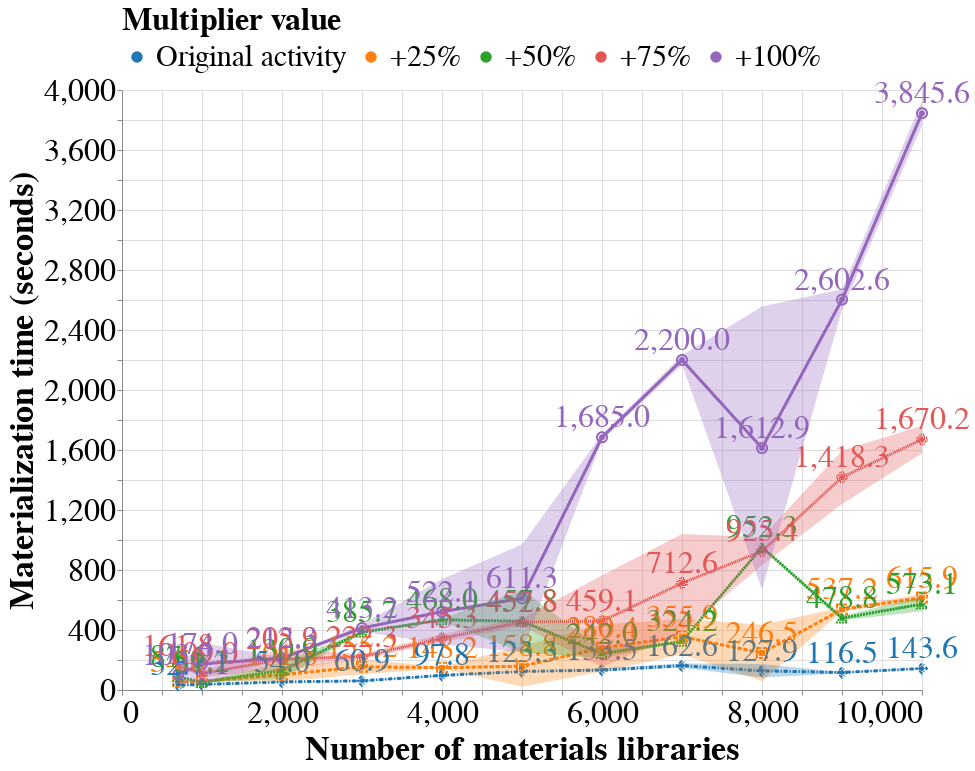

Write notebook code for a chart like this one.
### Code cell
chart = alt.Chart(materialization_times).mark_line().encode(
    x=alt.X('n_samples', title="Number of materials libraries"),
    y=alt.Y('mean(real_time)', title="Materialization time (seconds)"),
            #scale=alt.Scale(domain=[-500, materialization_times["real_time"].max()]), 
            #axis=alt.Axis(format=".1f", values=y_ticks)),
    color=alt.Color(
        'multiplier',
        sort=['Original activity', '+25%', '+50%', '+75%', '+100%'], 
        legend=alt.Legend(
            title="Multiplier value",
            orient="top"
        )
    ),
    shape=alt.Shape('multiplier', legend=None),
    strokeDash=alt.StrokeDash('multiplier', legend=None)
).properties(
    width=800,
    height=600
)

line = chart.mark_line(size=3)
points = chart.mark_point(size=100)

text_1 = chart.mark_text(
    align='center',
    baseline='middle',
    dx=0,
    dy=-20
).encode(
    text=alt.condition(
        alt.datum.multiplier != "No multiplier",
        alt.Text('mean(real_time):Q', format=",.1f"),
        alt.value('')
    )
)

text_2 = chart.mark_text(
    align='center',
    baseline='middle',
    dx=0,
    dy=-20
).encode(
    text=alt.condition(
        alt.datum.multiplier == "No multiplier",
        alt.Text('mean(real_time):Q', format=",.1f"),
        alt.value('')
    )
)

error_bands = alt.Chart(materialization_times).mark_errorband(extent='stdev').encode(
    x='n_samples:Q',
    y=alt.Y('real_time:Q', title='Materialization time (seconds)'),
    color=alt.Color(
        'multiplier:N',
        sort=['Original activity', '+25%', '+50%', '+75%', '+100%'],
        legend=None
    )
)

chart = (chart + line + points + text_1 + text_2 + error_bands)

chart.save('real_materialization_time_per_n_samples.pdf')
#chart.save('real_materialization_time_per_n_samples.png')
chart

### Figure 1 — Vega specification as saved in the notebook (floating-point values rounded to 4 significant figures)
{"$schema": "https://vega.github.io/schema/vega/v5.json", "data": [{"name": "source_0"}, {"name": "data_0"}, {"name": "data_1", "values": [{"n_samples": 704, "multiplier": "+25%", "mean_real_time": 53.98}, {"n_samples": 1000, "multiplier": "+25%", "mean_real_time": 58.15}, {"n_samples": 2000, "multiplier": "+25%", "mean_real_time": 101.8}, {"n_samples": 3000, "multiplier": "+25%", "mean_real_time": 155.2}, {"n_samples": 4000, "multiplier": "+25%", "mean_real_time": 148.2}, {"n_samples": 5000, "multiplier": "+25%", "mean_real_time": 158.8}, {"n_samples": 6000, "multiplier": "+25%", "mean_real_time": 280.4}, {"n_samples": 7000, "multiplier": "+25%", "mean_real_time": 355.9}, {"n_samples": 8000, "multiplier": "+25%", "mean_real_time": 246.5}, {"n_samples": 9000, "multiplier": "+25%", "mean_real_time": 537.2}, {"n_samples": 10000, "multiplier": "+25%", "mean_real_time": 615.9}, {"n_samples": 704, "multiplier": "Original activity", "mean_real_time": 32.75}, {"n_samples": 1000, "multiplier": "Original activity", "mean_real_time": 37.14}, {"n_samples": 2000, "multiplier": "Original activity", "mean_real_time": 53.95}, {"n_samples": 3000, "multiplier": "Original activity", "mean_real_time": 60.91}, {"n_samples": 4000, "multiplier": "Original activity", "mean_real_time": 97.83}, {"n_samples": 5000, "multiplier": "Original activity", "mean_real_time": 123.3}, {"n_samples": 6000, "multiplier": "Original activity", "mean_real_time": 133.5}, {"n_samples": 7000, "multiplier": "Original activity", "mean_real_time": 162.6}, {"n_samples": 8000, "multiplier": "Original activity", "mean_real_time": 127.9}, {"n_samples": 9000, "multiplier": "Original activity", "mean_real_time": 116.5}, {"n_samples": 10000, "multiplier": "Original activity", "mean_real_time": 143.6}, {"n_samples": 704, "multiplier": "+50%", "mean_real_time": 87.64}, {"n_samples": 1000, "multiplier": "+50%", "mean_real_time": 51.2}, {"n_samples": 2000, "multiplier": "+50%", "mean_real_time": 130.9}, {"n_samples": 3000, "multiplier": "+50%", "mean_real_time": 385.7}, {"n_samples": 4000, "multiplier": "+50%", "mean_real_time": 468.0}, {"n_samples": 5000, "multiplier": "+50%", "mean_real_time": 457.8}, {"n_samples": 6000, "multiplier": "+50%", "mean_real_time": 242.0}, {"n_samples": 7000, "multiplier": "+50%", "mean_real_time": 324.2}, {"n_samples": 8000, "multiplier": "+50%", "mean_real_time": 952.3}, {"n_samples": 9000, "multiplier": "+50%", "mean_real_time": 478.8}, {"n_samples": 10000, "multiplier": "+50%", "mean_real_time": 573.1}, {"n_samples": 704, "multiplier": "+75%", "mean_real_time": 161.8}, {"n_samples": 1000, "multiplier": "+75%", "mean_real_time": 109.0}, {"n_samples": 2000, "multiplier": "+75%", "mean_real_time": 205.9}, {"n_samples": 3000, "multiplier": "+75%", "mean_real_time": 222.3}, {"n_samples": 4000, "multiplier": "+75%", "mean_real_time": 345.3}, {"n_samples": 5000, "multiplier": "+75%", "mean_real_time": 452.8}, {"n_samples": 6000, "multiplier": "+75%", "mean_real_time": 459.1}, {"n_samples": 7000, "multiplier": "+75%", "mean_real_time": 712.6}, {"n_samples": 8000, "multiplier": "+75%", "mean_real_time": 925.4}, {"n_samples": 9000, "multiplier": "+75%", "mean_real_time": 1418.0}, {"n_samples": 10000, "multiplier": "+75%", "mean_real_time": 1670.0}, {"n_samples": 704, "multiplier": "+100%", "mean_real_time": 103.2}, {"n_samples": 1000, "multiplier": "+100%", "mean_real_time": 174.0}, {"n_samples": 2000, "multiplier": "+100%", "mean_real_time": 212.3}, {"n_samples": 3000, "multiplier": "+100%", "mean_real_time": 413.2}, {"n_samples": 4000, "multiplier": "+100%", "mean_real_time": 522.1}, {"n_samples": 5000, "multiplier": "+100%", "mean_real_time": 611.3}, {"n_samples": 6000, "multiplier": "+100%", "mean_real_time": 1685.0}, {"n_samples": 7000, "multiplier": "+100%", "mean_real_time": 2200.0}, {"n_samples": 8000, "multiplier": "+100%", "mean_real_time": 1613.0}, {"n_samples": 9000, "multiplier": "+100%", "mean_real_time": 2603.0}, {"n_samples": 10000, "multiplier": "+100%", "mean_real_time": 3846.0}]}, {"name": "data_2", "values": [{"mean_real_time": 53.98, "multiplier": "+25%", "n_samples": 704}, {"mean_real_time": 58.15, "multiplier": "+25%", "n_samples": 1000}, {"mean_real_time": 101.8, "multiplier": "+25%", "n_samples": 2000}, {"mean_real_time": 155.2, "multiplier": "+25%", "n_samples": 3000}, {"mean_real_time": 148.2, "multiplier": "+25%", "n_samples": 4000}, {"mean_real_time": 158.8, "multiplier": "+25%", "n_samples": 5000}, {"mean_real_time": 280.4, "multiplier": "+25%", "n_samples": 6000}, {"mean_real_time": 355.9, "multiplier": "+25%", "n_samples": 7000}, {"mean_real_time": 246.5, "multiplier": "+25%", "n_samples": 8000}, {"mean_real_time": 537.2, "multiplier": "+25%", "n_samples": 9000}, {"mean_real_time": 615.9, "multiplier": "+25%", "n_samples": 10000}, {"mean_real_time": 32.75, "multiplier": "Original activity", "n_samples": 704}, {"mean_real_time": 37.14, "multiplier": "Original activity", "n_samples": 1000}, {"mean_real_time": 53.95, "multiplier": "Original activity", "n_samples": 2000}, {"mean_real_time": 60.91, "multiplier": "Original activity", "n_samples": 3000}, {"mean_real_time": 97.83, "multiplier": "Original activity", "n_samples": 4000}, {"mean_real_time": 123.3, "multiplier": "Original activity", "n_samples": 5000}, {"mean_real_time": 133.5, "multiplier": "Original activity", "n_samples": 6000}, {"mean_real_time": 162.6, "multiplier": "Original activity", "n_samples": 7000}, {"mean_real_time": 127.9, "multiplier": "Original activity", "n_samples": 8000}, {"mean_real_time": 116.5, "multiplier": "Original activity", "n_samples": 9000}, {"mean_real_time": 143.6, "multiplier": "Original activity", "n_samples": 10000}, {"mean_real_time": 87.64, "multiplier": "+50%", "n_samples": 704}, {"mean_real_time": 51.2, "multiplier": "+50%", "n_samples": 1000}, {"mean_real_time": 130.9, "multiplier": "+50%", "n_samples": 2000}, {"mean_real_time": 385.7, "multiplier": "+50%", "n_samples": 3000}, {"mean_real_time": 468.0, "multiplier": "+50%", "n_samples": 4000}, {"mean_real_time": 457.8, "multiplier": "+50%", "n_samples": 5000}, {"mean_real_time": 242.0, "multiplier": "+50%", "n_samples": 6000}, {"mean_real_time": 324.2, "multiplier": "+50%", "n_samples": 7000}, {"mean_real_time": 952.3, "multiplier": "+50%", "n_samples": 8000}, {"mean_real_time": 478.8, "multiplier": "+50%", "n_samples": 9000}, {"mean_real_time": 573.1, "multiplier": "+50%", "n_samples": 10000}, {"mean_real_time": 161.8, "multiplier": "+75%", "n_samples": 704}, {"mean_real_time": 109.0, "multiplier": "+75%", "n_samples": 1000}, {"mean_real_time": 205.9, "multiplier": "+75%", "n_samples": 2000}, {"mean_real_time": 222.3, "multiplier": "+75%", "n_samples": 3000}, {"mean_real_time": 345.3, "multiplier": "+75%", "n_samples": 4000}, {"mean_real_time": 452.8, "multiplier": "+75%", "n_samples": 5000}, {"mean_real_time": 459.1, "multiplier": "+75%", "n_samples": 6000}, {"mean_real_time": 712.6, "multiplier": "+75%", "n_samples": 7000}, {"mean_real_time": 925.4, "multiplier": "+75%", "n_samples": 8000}, {"mean_real_time": 1418.0, "multiplier": "+75%", "n_samples": 9000}, {"mean_real_time": 1670.0, "multiplier": "+75%", "n_samples": 10000}, {"mean_real_time": 103.2, "multiplier": "+100%", "n_samples": 704}, {"mean_real_time": 174.0, "multiplier": "+100%", "n_samples": 1000}, {"mean_real_time": 212.3, "multiplier": "+100%", "n_samples": 2000}, {"mean_real_time": 413.2, "multiplier": "+100%", "n_samples": 3000}, {"mean_real_time": 522.1, "multiplier": "+100%", "n_samples": 4000}, {"mean_real_time": 611.3, "multiplier": "+100%", "n_samples": 5000}, {"mean_real_time": 1685.0, "multiplier": "+100%", "n_samples": 6000}, {"mean_real_time": 2200.0, "multiplier": "+100%", "n_samples": 7000}, {"mean_real_time": 1613.0, "multiplier": "+100%", "n_samples": 8000}, {"mean_real_time": 2603.0, "multiplier": "+100%", "n_samples": 9000}, {"mean_real_time": 3846.0, "multiplier": "+100%", "n_samples": 10000}]}, {"name": "data_3", "values": [{"multiplier": "+25%", "n_samples": 704, "extent_real_time": 1.587, "center_real_time": 53.98, "upper_real_time": 55.57, "lower_real_time": 52.39, "color_multiplier_sort_index": 1.0, "tooltip_multiplier_sort_index": 1.0}, {"multiplier": "+25%", "n_samples": 1000, "extent_real_time": 2.734, "center_real_time": 58.15, "upper_real_time": 60.88, "lower_real_time": 55.42, "color_multiplier_sort_index": 1.0, "tooltip_multiplier_sort_index": 1.0}, {"multiplier": "+25%", "n_samples": 2000, "extent_real_time": 45.22, "center_real_time": 101.8, "upper_real_time": 147.1, "lower_real_time": 56.62, "color_multiplier_sort_index": 1.0, "tooltip_multiplier_sort_index": 1.0}, {"multiplier": "+25%", "n_samples": 3000, "extent_real_time": 50.16, "center_real_time": 155.2, "upper_real_time": 205.3, "lower_real_time": 105.0, "color_multiplier_sort_index": 1.0, "tooltip_multiplier_sort_index": 1.0}, {"multiplier": "+25%", "n_samples": 4000, "extent_real_time": 5.459, "center_real_time": 148.2, "upper_real_time": 153.7, "lower_real_time": 142.8, "color_multiplier_sort_index": 1.0, "tooltip_multiplier_sort_index": 1.0}, {"multiplier": "+25%", "n_samples": 5000, "extent_real_time": 137.0, "center_real_time": 158.8, "upper_real_time": 295.8, "lower_real_time": 21.85, "color_multiplier_sort_index": 1.0, "tooltip_multiplier_sort_index": 1.0}, {"multiplier": "+25%", "n_samples": 6000, "extent_real_time": 156.6, "center_real_time": 280.4, "upper_real_time": 437.0, "lower_real_time": 123.8, "color_multiplier_sort_index": 1.0, "tooltip_multiplier_sort_index": 1.0}, {"multiplier": "+25%", "n_samples": 7000, "extent_real_time": 119.5, "center_real_time": 355.9, "upper_real_time": 475.5, "lower_real_time": 236.4, "color_multiplier_sort_index": 1.0, "tooltip_multiplier_sort_index": 1.0}, {"multiplier": "+25%", "n_samples": 8000, "extent_real_time": 188.0, "center_real_time": 246.5, "upper_real_time": 434.5, "lower_real_time": 58.47, "color_multiplier_sort_index": 1.0, "tooltip_multiplier_sort_index": 1.0}, {"multiplier": "+25%", "n_samples": 9000, "extent_real_time": 12.85, "center_real_time": 537.2, "upper_real_time": 550.0, "lower_real_time": 524.3, "color_multiplier_sort_index": 1.0, "tooltip_multiplier_sort_index": 1.0}, {"multiplier": "+25%", "n_samples": 10000, "extent_real_time": 24.2, "center_real_time": 615.9, "upper_real_time": 640.1, "lower_real_time": 591.7, "color_multiplier_sort_index": 1.0, "tooltip_multiplier_sort_index": 1.0}, {"multiplier": "Original activity", "n_samples": 704, "extent_real_time": 2.938, "center_real_time": 32.75, "upper_real_time": 35.69, "lower_real_time": 29.81, "color_multiplier_sort_index": 0.0, "tooltip_multiplier_sort_index": 0.0}, {"multiplier": "Original activity", "n_samples": 1000, "extent_real_time": 4.139, "center_real_time": 37.14, "upper_real_time": 41.27, "lower_real_time": 33.0, "color_multiplier_sort_index": 0.0, "tooltip_multiplier_sort_index": 0.0}, {"multiplier": "Original activity", "n_samples": 2000, "extent_real_time": 1.486, "center_real_time": 53.95, "upper_real_time": 55.44, "lower_real_time": 52.47, "color_multiplier_sort_index": 0.0, "tooltip_multiplier_sort_index": 0.0}, {"multiplier": "Original activity", "n_samples": 3000, "extent_real_time": 4.469, "center_real_time": 60.91, "upper_real_time": 65.38, "lower_real_time": 56.45, "color_multiplier_sort_index": 0.0, "tooltip_multiplier_sort_index": 0.0}, {"multiplier": "Original activity", "n_samples": 4000, "extent_real_time": 7.81, "center_real_time": 97.83, "upper_real_time": 105.6, "lower_real_time": 90.02, "color_multiplier_sort_index": 0.0, "tooltip_multiplier_sort_index": 0.0}, {"multiplier": "Original activity", "n_samples": 5000, "extent_real_time": 2.932, "center_real_time": 123.3, "upper_real_time": 126.2, "lower_real_time": 120.4, "color_multiplier_sort_index": 0.0, "tooltip_multiplier_sort_index": 0.0}, {"multiplier": "Original activity", "n_samples": 6000, "extent_real_time": 10.85, "center_real_time": 133.5, "upper_real_time": 144.3, "lower_real_time": 122.6, "color_multiplier_sort_index": 0.0, "tooltip_multiplier_sort_index": 0.0}, {"multiplier": "Original activity", "n_samples": 7000, "extent_real_time": 14.87, "center_real_time": 162.6, "upper_real_time": 177.5, "lower_real_time": 147.8, "color_multiplier_sort_index": 0.0, "tooltip_multiplier_sort_index": 0.0}, {"multiplier": "Original activity", "n_samples": 8000, "extent_real_time": 44.8, "center_real_time": 127.9, "upper_real_time": 172.7, "lower_real_time": 83.12, "color_multiplier_sort_index": 0.0, "tooltip_multiplier_sort_index": 0.0}, {"multiplier": "Original activity", "n_samples": 9000, "extent_real_time": 4.248, "center_real_time": 116.5, "upper_real_time": 120.8, "lower_real_time": 112.3, "color_multiplier_sort_index": 0.0, "tooltip_multiplier_sort_index": 0.0}, {"multiplier": "Original activity", "n_samples": 10000, "extent_real_time": 5.061, "center_real_time": 143.6, "upper_real_time": 148.6, "lower_real_time": 138.5, "color_multiplier_sort_index": 0.0, "tooltip_multiplier_sort_index": 0.0}, {"multiplier": "+50%", "n_samples": 704, "extent_real_time": 2.956, "center_real_time": 87.64, "upper_real_time": 90.6, "lower_real_time": 84.69, "color_multiplier_sort_index": 2.0, "tooltip_multiplier_sort_index": 2.0}, {"multiplier": "+50%", "n_samples": 1000, "extent_real_time": 1.743, "center_real_time": 51.2, "upper_real_time": 52.95, "lower_real_time": 49.46, "color_multiplier_sort_index": 2.0, "tooltip_multiplier_sort_index": 2.0}, {"multiplier": "+50%", "n_samples": 2000, "extent_real_time": 56.65, "center_real_time": 130.9, "upper_real_time": 187.5, "lower_real_time": 74.25, "color_multiplier_sort_index": 2.0, "tooltip_multiplier_sort_index": 2.0}, {"multiplier": "+50%", "n_samples": 3000, "extent_real_time": 5.401, "center_real_time": 385.7, "upper_real_time": 391.1, "lower_real_time": 380.3, "color_multiplier_sort_index": 2.0, "tooltip_multiplier_sort_index": 2.0}, {"multiplier": "+50%", "n_samples": 4000, "extent_real_time": 9.071, "center_real_time": 468.0, "upper_real_time": 477.1, "lower_real_time": 458.9, "color_multiplier_sort_index": 2.0, "tooltip_multiplier_sort_index": 2.0}, {"multiplier": "+50%", "n_samples": 5000, "extent_real_time": 210.0, "center_real_time": 457.8, "upper_real_time": 667.8, "lower_real_time": 247.8, "color_multiplier_sort_index": 2.0, "tooltip_multiplier_sort_index": 2.0}, {"multiplier": "+50%", "n_samples": 6000, "extent_real_time": 29.36, "center_real_time": 242.0, "upper_real_time": 271.4, "lower_real_time": 212.7, "color_multiplier_sort_index": 2.0, "tooltip_multiplier_sort_index": 2.0}, {"multiplier": "+50%", "n_samples": 7000, "extent_real_time": 3.848, "center_real_time": 324.2, "upper_real_time": 328.0, "lower_real_time": 320.3, "color_multiplier_sort_index": 2.0, "tooltip_multiplier_sort_index": 2.0}, {"multiplier": "+50%", "n_samples": 8000, "extent_real_time": 6.339, "center_real_time": 952.3, "upper_real_time": 958.6, "lower_real_time": 946.0, "color_multiplier_sort_index": 2.0, "tooltip_multiplier_sort_index": 2.0}, {"multiplier": "+50%", "n_samples": 9000, "extent_real_time": 15.44, "center_real_time": 478.8, "upper_real_time": 494.2, "lower_real_time": 463.3, "color_multiplier_sort_index": 2.0, "tooltip_multiplier_sort_index": 2.0}, {"multiplier": "+50%", "n_samples": 10000, "extent_real_time": 47.68, "center_real_time": 573.1, "upper_real_time": 620.7, "lower_real_time": 525.4, "color_multiplier_sort_index": 2.0, "tooltip_multiplier_sort_index": 2.0}, {"multiplier": "+75%", "n_samples": 704, "extent_real_time": 1.989, "center_real_time": 161.8, "upper_real_time": 163.8, "lower_real_time": 159.8, "color_multiplier_sort_index": 3.0, "tooltip_multiplier_sort_index": 3.0}, {"multiplier": "+75%", "n_samples": 1000, "extent_real_time": 22.81, "center_real_time": 109.0, "upper_real_time": 131.8, "lower_real_time": 86.17, "color_multiplier_sort_index": 3.0, "tooltip_multiplier_sort_index": 3.0}, {"multiplier": "+75%", "n_samples": 2000, "extent_real_time": 69.32, "center_real_time": 205.9, "upper_real_time": 275.2, "lower_real_time": 136.5, "color_multiplier_sort_index": 3.0, "tooltip_multiplier_sort_index": 3.0}, {"multiplier": "+75%", "n_samples": 3000, "extent_real_time": 18.08, "center_real_time": 222.3, "upper_real_time": 240.4, "lower_real_time": 204.3, "color_multiplier_sort_index": 3.0, "tooltip_multiplier_sort_index": 3.0}, {"multiplier": "+75%", "n_samples": 4000, "extent_real_time": 27.8, "center_real_time": 345.3, "upper_real_time": 373.1, "lower_real_time": 317.5, "color_multiplier_sort_index": 3.0, "tooltip_multiplier_sort_index": 3.0}, {"multiplier": "+75%", "n_samples": 5000, "extent_real_time": 25.28, "center_real_time": 452.8, "upper_real_time": 478.0, "lower_real_time": 427.5, "color_multiplier_sort_index": 3.0, "tooltip_multiplier_sort_index": 3.0}, {"multiplier": "+75%", "n_samples": 6000, "extent_real_time": 305.0, "center_real_time": 459.1, "upper_real_time": 764.1, "lower_real_time": 154.2, "color_multiplier_sort_index": 3.0, "tooltip_multiplier_sort_index": 3.0}, {"multiplier": "+75%", "n_samples": 7000, "extent_real_time": 328.1, "center_real_time": 712.6, "upper_real_time": 1041.0, "lower_real_time": 384.5, "color_multiplier_sort_index": 3.0, "tooltip_multiplier_sort_index": 3.0}, {"multiplier": "+75%", "n_samples": 8000, "extent_real_time": 93.46, "center_real_time": 925.4, "upper_real_time": 1019.0, "lower_real_time": 832.0, "color_multiplier_sort_index": 3.0, "tooltip_multiplier_sort_index": 3.0}, {"multiplier": "+75%", "n_samples": 9000, "extent_real_time": 178.3, "center_real_time": 1418.0, "upper_real_time": 1597.0, "lower_real_time": 1240.0, "color_multiplier_sort_index": 3.0, "tooltip_multiplier_sort_index": 3.0}, {"multiplier": "+75%", "n_samples": 10000, "extent_real_time": 91.57, "center_real_time": 1670.0, "upper_real_time": 1762.0, "lower_real_time": 1579.0, "color_multiplier_sort_index": 3.0, "tooltip_multiplier_sort_index": 3.0}, {"multiplier": "+100%", "n_samples": 704, "extent_real_time": 53.41, "center_real_time": 103.2, "upper_real_time": 156.6, "lower_real_time": 49.76, "color_multiplier_sort_index": 4.0, "tooltip_multiplier_sort_index": 4.0}, {"multiplier": "+100%", "n_samples": 1000, "extent_real_time": 141.5, "center_real_time": 174.0, "upper_real_time": 315.5, "lower_real_time": 32.53, "color_multiplier_sort_index": 4.0, "tooltip_multiplier_sort_index": 4.0}, {"multiplier": "+100%", "n_samples": 2000, "extent_real_time": 3.576, "center_real_time": 212.3, "upper_real_time": 215.9, "lower_real_time": 208.7, "color_multiplier_sort_index": 4.0, "tooltip_multiplier_sort_index": 4.0}, {"multiplier": "+100%", "n_samples": 3000, "extent_real_time": 23.72, "center_real_time": 413.2, "upper_real_time": 436.9, "lower_real_time": 389.5, "color_multiplier_sort_index": 4.0, "tooltip_multiplier_sort_index": 4.0}, {"multiplier": "+100%", "n_samples": 4000, "extent_real_time": 217.8, "center_real_time": 522.1, "upper_real_time": 739.9, "lower_real_time": 304.3, "color_multiplier_sort_index": 4.0, "tooltip_multiplier_sort_index": 4.0}, {"multiplier": "+100%", "n_samples": 5000, "extent_real_time": 359.1, "center_real_time": 611.3, "upper_real_time": 970.4, "lower_real_time": 252.2, "color_multiplier_sort_index": 4.0, "tooltip_multiplier_sort_index": 4.0}, {"multiplier": "+100%", "n_samples": 6000, "extent_real_time": 18.54, "center_real_time": 1685.0, "upper_real_time": 1704.0, "lower_real_time": 1666.0, "color_multiplier_sort_index": 4.0, "tooltip_multiplier_sort_index": 4.0}, {"multiplier": "+100%", "n_samples": 7000, "extent_real_time": 30.98, "center_real_time": 2200.0, "upper_real_time": 2231.0, "lower_real_time": 2169.0, "color_multiplier_sort_index": 4.0, "tooltip_multiplier_sort_index": 4.0}, {"multiplier": "+100%", "n_samples": 8000, "extent_real_time": 943.6, "center_real_time": 1613.0, "upper_real_time": 2557.0, "lower_real_time": 669.2, "color_multiplier_sort_index": 4.0, "tooltip_multiplier_sort_index": 4.0}, {"multiplier": "+100%", "n_samples": 9000, "extent_real_time": 68.45, "center_real_time": 2603.0, "upper_real_time": 2671.0, "lower_real_time": 2534.0, "color_multiplier_sort_index": 4.0, "tooltip_multiplier_sort_index": 4.0}, {"multiplier": "+100%", "n_samples": 10000, "extent_real_time": 82.29, "center_real_time": 3846.0, "upper_real_time": 3928.0, "lower_real_time": 3763.0, "color_multiplier_sort_index": 4.0, "tooltip_multiplier_sort_index": 4.0}]}, {"name": "data_0_color_domain_multiplier_0", "values": [{"multiplier": "+25%", "sort_field": 1.0}, {"multiplier": "Original activity", "sort_field": 0.0}, {"multiplier": "+50%", "sort_field": 2.0}, {"multiplier": "+75%", "sort_field": 3.0}, {"multiplier": "+100%", "sort_field": 4.0}]}, {"name": "data_3_color_domain_multiplier_1", "values": [{"multiplier": "+25%", "sort_field": 1.0}, {"multiplier": "Original activity", "sort_field": 0.0}, {"multiplier": "+50%", "sort_field": 2.0}, {"multiplier": "+75%", "sort_field": 3.0}, {"multiplier": "+100%", "sort_field": 4.0}]}, {"name": "data_1_strokeDash_domain_multiplier_0", "values": [{"multiplier": "+25%"}, {"multiplier": "Original activity"}, {"multiplier": "+50%"}, {"multiplier": "+75%"}, {"multiplier": "+100%"}]}, {"name": "data_2_strokeDash_domain_multiplier_1", "values": [{"multiplier": "+25%"}, {"multiplier": "Original activity"}, {"multiplier": "+50%"}, {"multiplier": "+75%"}, {"multiplier": "+100%"}]}, {"name": "data_2_shape_domain_multiplier", "values": [{"multiplier": "+25%"}, {"multiplier": "Original activity"}, {"multiplier": "+50%"}, {"multiplier": "+75%"}, {"multiplier": "+100%"}]}], "marks": [{"type": "group", "name": "layer_0_layer_0_pathgroup", "from": {"facet": {"data": "data_1", "name": "faceted_path_layer_0_layer_0_main", "groupby": ["multiplier", "multiplier"]}}, "encode": {"update": {"width": {"field": {"signal": null, "datum": null, "group": "width", "parent": null}}, "height": {"field": {"signal": null, "datum": null, "group": "height", "parent": null}}}}, "marks": [{"type": "line", "name": "layer_0_layer_0_marks", "from": {"data": "faceted_path_layer_0_layer_0_main"}, "sort": {"field": "x"}, "encode": {"update": {"stroke": {"field": "multiplier", "scale": "color"}, "x": {"field": "n_samples", "scale": "x"}, "strokeDash": {"field": "multiplier", "scale": "strokeDash"}, "y": {"field": "mean_real_time", "scale": "y"}, "defined": {"signal": "isValid(datum[\"n_samples\"]) && isFinite(+datum[\"n_samples\"]) && isValid(datum[\"mean_real_time\"]) && isFinite(+datum[\"mean_real_time\"])"}}}, "style": ["line"]}]}, {"type": "symbol", "name": "layer_0_layer_1_marks", "from": {"data": "data_2"}, "encode": {"update": {"shape": {"field": "multiplier", "scale": "shape"}, "strokeDash": {"field": "multiplier", "scale": "strokeDash"}, "x": {"field": "n_samples", "scale": "x"}, "opacity": {"value": 1}, "fill": {"field": "multiplier", "scale": "color"}, "y": {"field": "mean_real_time", "scale": "y"}}}, "style": ["point"]}, {"type": "group", "name": "layer_1_layer_0_pathgroup", "from": {"facet": {"data": "data_1", "name": "faceted_path_layer_1_layer_0_main", "groupby": ["multiplier", "multiplier"]}}, "encode": {"update": {"width": {"field": {"signal": null, "datum": null, "group": "width", "parent": null}}, "height": {"field": {"signal": null, "datum": null, "group": "height", "parent": null}}}}, "marks": [{"type": "line", "name": "layer_1_layer_0_marks", "from": {"data": "faceted_path_layer_1_layer_0_main"}, "sort": {"field": "x"}, "encode": {"update": {"strokeDash": {"field": "multiplier", "scale": "strokeDash"}, "stroke": {"field": "multiplier", "scale": "color"}, "defined": {"signal": "isValid(datum[\"n_samples\"]) && isFinite(+datum[\"n_samples\"]) && isValid(datum[\"mean_real_time\"]) && isFinite(+datum[\"mean_real_time\"])"}, "y": {"field": "mean_real_time", "scale": "y"}, "x": {"field": "n_samples", "scale": "x"}, "strokeWidth": {"value": 3}}}, "style": ["line"]}]}, {"type": "symbol", "name": "layer_1_layer_1_marks", "from": {"data": "data_2"}, "encode": {"update": {"opacity": {"value": 1}, "fill": {"field": "multiplier", "scale": "color"}, "shape": {"field": "multiplier", "scale": "shape"}, "strokeDash": {"field": "multiplier", "scale": "strokeDash"}, "x": {"field": "n_samples", "scale": "x"}, "y": {"field": "mean_real_time", "scale": "y"}}}, "style": ["point"]}, {"type": "symbol", "name": "layer_2_marks", "from": {"data": "data_2"}, "encode": {"update": {"y": {"field": "mean_real_time", "scale": "y"}, "shape": {"field": "multiplier", "scale": "shape"}, "strokeDash": {"field": "multiplier", "scale": "strokeDash"}, "size": {"value": 100}, "fill": {"value": "transparent"}, "x": {"field": "n_samples", "scale": "x"}, "stroke": {"field": "multiplier", "scale": "color"}}}, "style": ["point"]}, {"type": "text", "name": "layer_3_marks", "from": {"data": "data_2"}, "encode": {"update": {"fontSize": {"value": 32}, "dx": {"value": 0}, "fill": {"field": "multiplier", "scale": "color"}, "align": {"value": "center"}, "text": [{"signal": "format(datum[\"mean_real_time\"], \",.1f\")", "test": "(datum.multiplier !== 'No multiplier')"}, {"value": ""}], "y": {"field": "mean_real_time", "scale": "y"}, "dy": {"value": -20}, "x": {"field": "n_samples", "scale": "x"}, "baseline": {"value": "middle"}}}, "style": ["text"]}, {"type": "text", "name": "layer_4_marks", "from": {"data": "data_2"}, "encode": {"update": {"text": [{"signal": "format(datum[\"mean_real_time\"], \",.1f\")", "test": "(datum.multiplier === 'No multiplier')"}, {"value": ""}], "y": {"field": "mean_real_time", "scale": "y"}, "x": {"field": "n_samples", "scale": "x"}, "baseline": {"value": "middle"}, "fontSize": {"value": 32}, "fill": {"field": "multiplier", "scale": "color"}, "align": {"value": "center"}, "dx": {"value": 0}, "dy": {"value": -20}}}, "style": ["text"]}, {"type": "group", "name": "layer_5_layer_0_pathgroup", "from": {"facet": {"data": "data_3", "name": "faceted_path_layer_5_layer_0_main", "groupby": ["multiplier"]}}, "encode": {"update": {"height": {"field": {"signal": null, "datum": null, "group": "height", "parent": null}}, "width": {"field": {"signal": null, "datum": null, "group": "width", "parent": null}}}}, "marks": [{"type": "area", "name": "layer_5_layer_0_marks", "from": {"data": "faceted_path_layer_5_layer_0_main"}, "sort": {"field": "x"}, "encode": {"update": {"y2": {"field": "upper_real_time", "scale": "y"}, "fill": {"field": "multiplier", "scale": "color"}, "y": {"field": "lower_real_time", "scale": "y"}, "defined": {"signal": "isValid(datum[\"n_samples\"]) && isFinite(+datum[\"n_samples\"]) && isValid(datum[\"lower_real_time\"]) && isFinite(+datum[\"lower_real_time\"])"}, "opacity": {"value": 0.3}, "orient": {"value": "vertical"}, "x": {"field": "n_samples", "scale": "x"}, "tooltip": {"signal": "{\"Mean of Materialization time (seconds)\": format(datum[\"center_real_time\"], \"\"), \"Mean + stdev of Materialization time (seconds)\": format(datum[\"upper_real_time\"], \"\"), \"Mean - stdev of Materialization time (seconds)\": format(datum[\"lower_real_time\"], \"\"), \"multiplier\": isValid(datum[\"multiplier\"]) ? datum[\"multiplier\"] : \"\"+datum[\"multiplier\"], \"n_samples\": format(datum[\"n_samples\"], \"\")}"}}}, "style": ["area", "errorband-band"]}]}], "scales": [{"name": "x", "type": "linear", "domain": {"fields": [{"data": "data_1", "field": "n_samples"}, {"data": "data_2", "field": "n_samples"}, {"data": "data_3", "field": "n_samples"}]}, "range": [0, {"signal": "width"}], "zero": false, "nice": true}, {"name": "y", "type": "linear", "domain": {"fields": [{"data": "data_1", "field": "mean_real_time"}, {"data": "data_2", "field": "mean_real_time"}, {"data": "data_3", "field": "lower_real_time"}, {"data": "data_3", "field": "upper_real_time"}]}, "range": [{"signal": "height"}, 0], "nice": true, "zero": true}, {"name": "color", "type": "ordinal", "domain": {"fields": [{"data": "data_0_color_domain_multiplier_0", "field": "multiplier"}, {"data": "data_3_color_domain_multiplier_1", "field": "multiplier"}], "sort": {"op": "max", "field": "sort_field"}}, "range": "category"}, {"name": "strokeDash", "type": "ordinal", "domain": {"fields": [{"data": "data_1_strokeDash_domain_multiplier_0", "field": "multiplier"}, {"data": "data_2_strokeDash_domain_multiplier_1", "field": "multiplier"}], "sort": true}, "range": [[1, 0], [4, 2], [2, 1], [1, 1], [1, 2, 4, 2]]}, {"name": "shape", "type": "ordinal", "domain": {"data": "data_2_shape_domain_multiplier", "field": "multiplier", "sort": true}, "range": "symbol"}], "axes": [{"scale": "x", "zindex": 0, "domain": false, "minExtent": 0, "gridScale": "y", "tickCount": {"signal": "ceil(width/40)"}, "aria": false, "maxExtent": 0, "orient": "bottom", "labels": false, "ticks": false, "grid": true}, {"scale": "y", "aria": false, "maxExtent": 0, "minExtent": 0, "zindex": 0, "grid": true, "domain": false, "gridScale": "x", "tickCount": {"signal": "ceil(height/40)"}, "labels": false, "orient": "left", "ticks": false}, {"scale": "x", "labelOverlap": true, "tickCount": {"signal": "ceil(width/40)"}, "orient": "bottom", "zindex": 0, "grid": false, "title": "Number of materials libraries", "labelFlush": true}, {"scale": "y", "orient": "left", "grid": false, "title": "Materialization time (seconds)", "labelOverlap": true, "tickCount": {"signal": "ceil(height/40)"}, "zindex": 0}], "padding": 5, "width": 800, "background": "white", "height": 600, "style": "cell", "legends": [{"orient": "top", "title": "Multiplier value", "stroke": "color", "direction": "horizontal", "symbolType": "circle", "fill": "color", "encode": {"symbols": {"update": {"opacity": {"value": 1}}}}}], "config": {"range": {"category": ["#1f77b4", "#ff7f0e", "#2ca02c", "#e45756", "#9467bd", "#8c564b", "#e377c2", "#7f7f7f", "#efb118", "#17becf", "#e41a1c"]}, "axis": {"titleFontSize": 34, "labelFontSize": 32, "limit": 0}, "legend": {"titleFontSize": 32, "labelFontSize": 30, "labelLimit": 0, "titleLimit": 0}, "style": {"text": {"fontSize": 32, "limit": 0}, "group-title": {"fontSize": 34}, "group-subtitle": {"limit": 0}}}}
